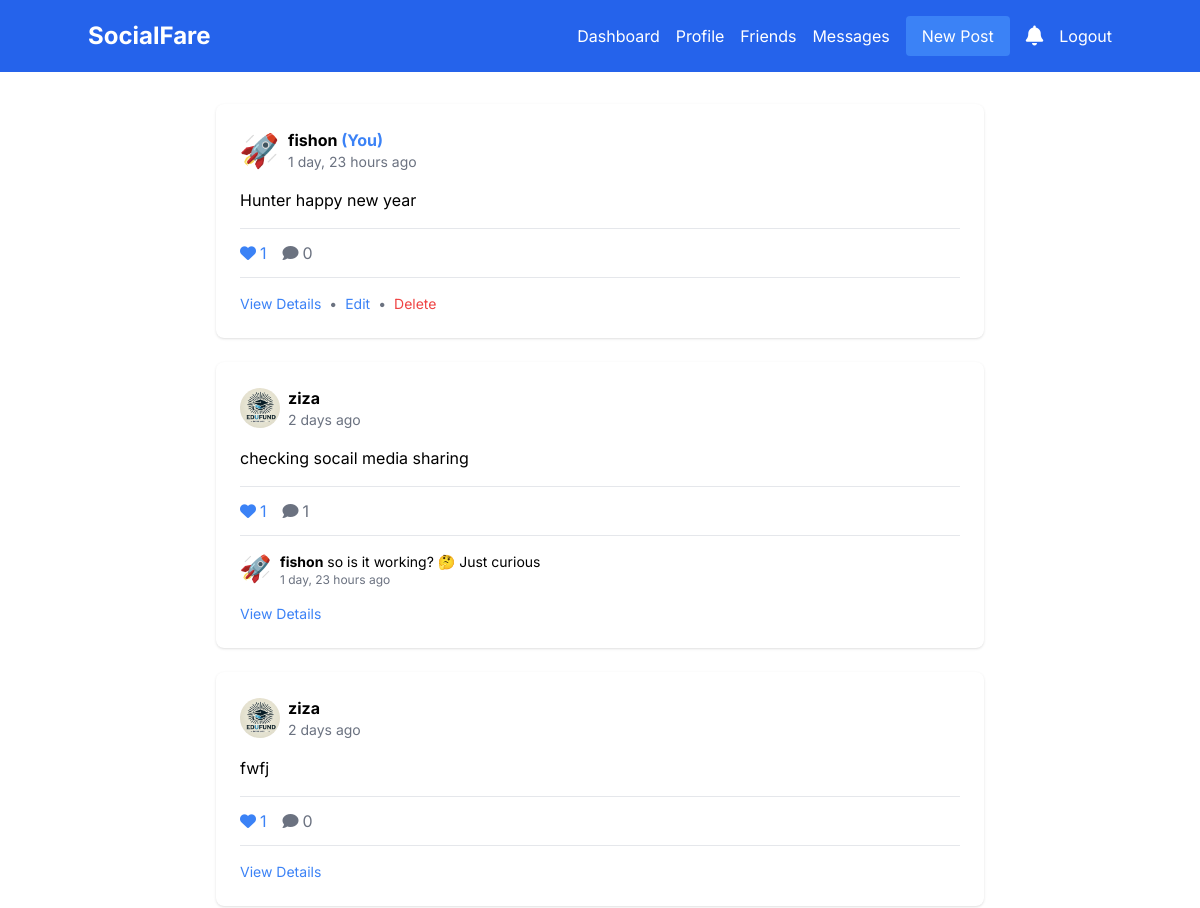
The page / (signed in, upper part) on the database as committed earlier.
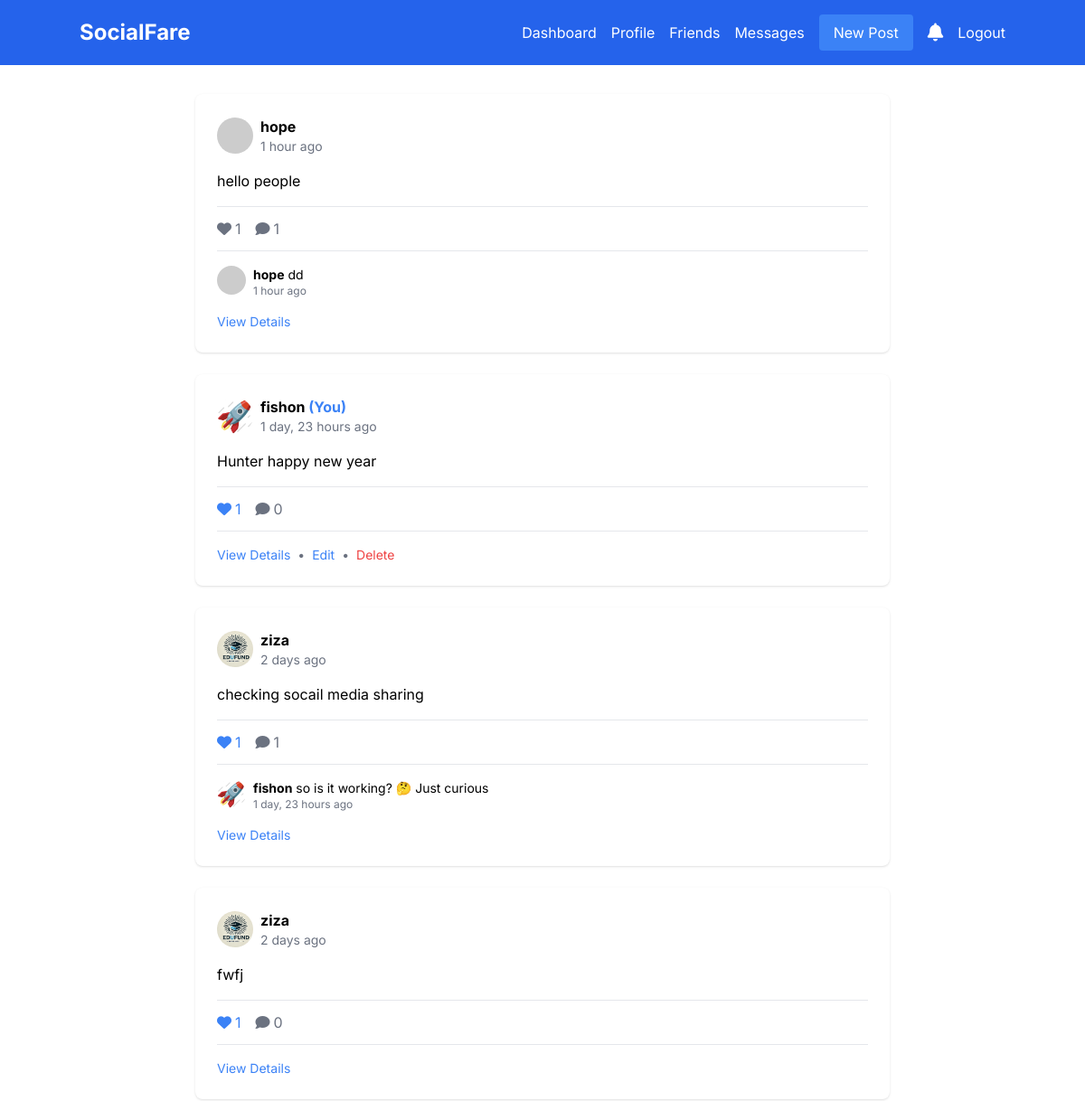
The same page on the database as committed later.
### social/models.py (models this page shows, shortened)
class Post(models.Model):
    author = models.ForeignKey(User, on_delete=models.CASCADE)
    content = models.TextField()
    image = models.ImageField(upload_to='posts/', blank=True, null=True)
    created_at = models.DateTimeField(auto_now_add=True)
    updated_at = models.DateTimeField(auto_now=True)
    likes = models.ManyToManyField(User, related_name='liked_posts', blank=True)
    twitter_post_id = models.CharField(max_length=100, null=True, blank=True)

class Profile(models.Model):
    user = models.OneToOneField(settings.AUTH_USER_MODEL, on_delete=models.CASCADE)
    bio = models.TextField(max_length=500, blank=True)
    image = models.ImageField(upload_to='profile_pics/', null=True, blank=True)

class Comment(models.Model):
    post = models.ForeignKey(Post, on_delete=models.CASCADE, related_name='comments')
    author = models.ForeignKey(User, on_delete=models.CASCADE)
    content = models.TextField()
    created_at = models.DateTimeField(auto_now_add=True)

### social/views.py (the view)
# urls.py: path('', views.home_or_landing, name='home'),
def home_or_landing(request):
    if request.user.is_authenticated:
        posts = Post.objects.all().order_by('-created_at')
        return render(request, 'social/home.html', {'posts': posts})
    else:
        return render(request, 'social/landing.html')

### social/templatetags/social_extras.py (called while the page is built)
@register.filter
def unread_notifications_count(user):
    return user.notifications.filter(is_read=False).count()

### social/templates/social/home.html (shortened to what the changed rows need)
{% extends 'social/base.html' %}
{% block content %}
<div class="container mx-auto px-4 py-8">
    <div class="max-w-3xl mx-auto">
        <div class="space-y-6">
            {% for post in posts %}
            <div class="bg-white rounded-lg shadow p-6">
                <div class="flex items-center mb-4">
                    {% if post.author.profile.image %}
                        <img src="{{ post.author.profile.image.url }}" alt="" class="w-10 h-10 rounded-full mr-2">
                    {% else %}
                        <img src="https://via.placeholder.com/40" alt="" class="rounded-full mr-2">
                    {% endif %}
                    <div>
                        <a href="{% url 'social:profile_detail' username=post.author.username %}"
                           class="font-bold hover:underline">
                            {{ post.author.username }}
                            {% if post.author == request.user %}
                                <span class="text-blue-500">(You)</span>
                            {% endif %}
                        </a>
                        <div class="text-gray-500 text-sm">{{ post.created_at|timesince }} ago</div>
                    </div>
                </div>
                <p class="mb-4">{{ post.content }}</p>
                <div class="border-t border-b py-3 my-3">
                    <div class="flex items-center space-x-4">
                        <button class="like-button flex items-center space-x-1 {% if request.user in post.likes.all %}text-blue-500{% else %}text-gray-500{% endif %} hover:text-blue-600"
                                data-post-id="{{ post.id }}"
                                onclick="likePost(this)">
                            <i class="fas fa-heart"></i>
                            <span class="likes-count">{{ post.likes.count }}</span>
                        </button>
                        <button class="flex items-center space-x-1 text-gray-500 hover:text-blue-600"
                                onclick="toggleCommentForm('{{ post.id }}')">
                            <i class="fas fa-comment"></i>
                            <span>{{ post.comments.count }}</span>
                        </button>
                    </div>
                </div>
                <div class="mt-4 space-y-2">
                    {% for comment in post.comments.all|slice:":2" %}
                        <div class="flex items-start space-x-2">
                            {% if comment.author.profile.image %}
                                <img src="{{ comment.author.profile.image.url }}" alt="" class="w-8 h-8 rounded-full">
                            {% else %}
                                <img src="https://via.placeholder.com/32" alt="" class="w-8 h-8 rounded-full">
                            {% endif %}
                            <div class="flex-1">
                                <p class="text-sm">
                                    <a href="{% url 'social:profile_detail' username=comment.author.username %}"
                                       class="font-bold hover:underline">{{ comment.author.username }}</a>
                                    {{ comment.content }}
                                </p>
                                <p class="text-xs text-gray-500">{{ comment.created_at|timesince }} ago</p>
                            </div>
                        </div>
                    {% endfor %}
                </div>
                <div class="mt-4 flex items-center text-gray-500 text-sm">
                    <a href="{% url 'social:post_detail' pk=post.id %}"
                       class="text-blue-500 hover:underline">
                        View Details
                    </a>
                    {% if post.author == request.user %}
                        <span class="mx-2">•</span>
                        <a href="{% url 'social:edit_post' post_id=post.id %}"
                           class="text-blue-500 hover:underline">
                            Edit
                        </a>
                        <span class="mx-2">•</span>
                        <a href="{% url 'social:delete_post' post_id=post.id %}"
                           onclick="return confirm('Are you sure you want to delete this post?')"
                           class="text-red-500 hover:underline">
                            Delete
                        </a>
                    {% endif %}
                </div>
            </div>
            {% empty %}
            <div class="bg-white rounded-lg shadow p-6 text-center text-gray-500">
                No posts yet. Be the first to post!
            </div>
            {% endfor %}
        </div>
    </div>
</div>
{% endblock %}

Rows that differ between the two databases and show on the page:
added Post: author.username "hope", created_at "1 hour", content "hello people", likes.count "1", comments.count "1"
added Comment: author.username "hope", content "dd", created_at "1 hour"
